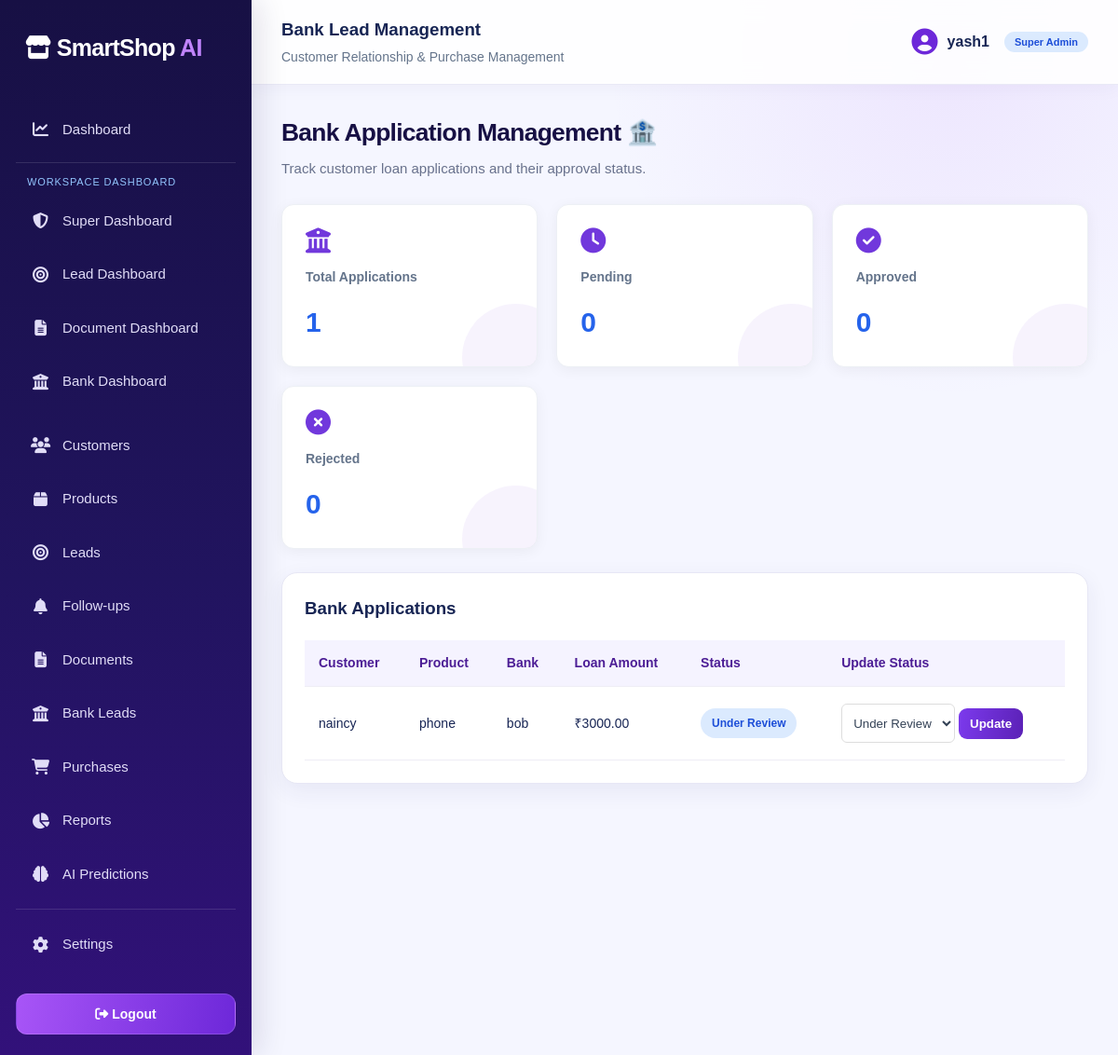
Screenshot of /banks/ (signed in) with the database file from the repository.
### crm/models.py (models this page shows, shortened)
class BankApplication(models.Model):
    STATUS_CHOICES = [
        ('PENDING', 'Pending'),
        ('REVIEW', 'Under Review'),
        ('APPROVED', 'Approved'),
        ('REJECTED', 'Rejected'),
    ]
    lead = models.OneToOneField(
        Lead,
        on_delete=models.CASCADE
    )
    bank_name = models.CharField(max_length=100)
    loan_amount = models.DecimalField(
        max_digits=12,
        decimal_places=2
    )
    status = models.CharField(
        max_length=20,
        choices=STATUS_CHOICES,
        default='PENDING'
    )

class Lead(models.Model):
    STATUS = [
        ('NEW', 'New Lead'),
        ('INTERESTED', 'Interested'),
        ('FOLLOWUP', 'Follow-up'),
        ('RETURNED', 'Customer Returned'),
        ('DOCUMENT', 'Document Verification'),
        ('BANK', 'Bank Processing'),
        ('CONVERTED', 'Purchase Completed'),
        ('LOST', 'Lost Lead'),
    ]
    shop = models.ForeignKey(
        Shop,
        on_delete=models.CASCADE
    )
    customer = models.ForeignKey(
        Customer,
        on_delete=models.CASCADE
    )
    product = models.ForeignKey(
        Product,
        on_delete=models.SET_NULL,
        null=True
    )
    assigned_to = models.ForeignKey(
        User,
        on_delete=models.SET_NULL,
        null=True,
        blank=True,
        related_name='assigned_leads'
    )
    expected_purchase_date = models.DateField(
        null=True,
        blank=True
    )
    status = models.CharField(
        max_length=20,
        choices=STATUS,
        default='NEW'
    )
    notes = models.TextField(blank=True)
    created_at = models.DateTimeField(auto_now_add=True)

class Customer(models.Model):
    shop = models.ForeignKey(
        Shop,
        on_delete=models.CASCADE
    )
    name = models.CharField(max_length=150)
    phone = models.CharField(max_length=15)
    email = models.EmailField(blank=True)
    address = models.TextField(blank=True)
    created_at = models.DateTimeField(auto_now_add=True)

class Product(models.Model):
    shop = models.ForeignKey(
        Shop,
        on_delete=models.CASCADE
    )
    name = models.CharField(max_length=150)
    category = models.CharField(max_length=100)
    price = models.DecimalField(
        max_digits=10,
        decimal_places=2
    )
    description = models.TextField(blank=True)

### crm/views.py (the view)
# urls.py: path('banks/', views.banks, name='banks'),
@login_required
def banks(request):
    if request.user.groups.filter(name='Lead Manager').exists() or \
       request.user.groups.filter(name='Document Manager').exists():
        return _role_redirect(request.user)
    applications = BankApplication.objects.select_related(
        'lead__customer',
        'lead__product'
    ).filter(
        lead__shop=get_user_shop(request.user)
    ).order_by('-id')
    context = {
        'applications': applications,
        'total_applications': applications.count(),
        'pending_count': applications.filter(
            status='PENDING'
        ).count(),
        'approved_count': applications.filter(
            status='APPROVED'
        ).count(),
        'rejected_count': applications.filter(
            status='REJECTED'
        ).count(),
    }
    return render(
        request,
        'crm/banks.html',
        context
    )

### crm/views.py (called while the page is built, shortened)
def get_user_shop(user):
    try:
        if hasattr(user, 'staff_profile') and user.staff_profile and user.staff_profile.shop_id:
            return user.staff_profile.shop
    except Exception:
        pass

### templates/crm/banks.html (shortened to what this page needs)
{% extends 'crm/base.html' %}
{% block page_heading %}Bank Lead Management{% endblock %}
{% block content %}
<div class="welcome">
    <h2>Bank Application Management 🏦</h2>
    <p>Track customer loan applications and their approval status.</p>
</div>
<div class="stats-grid">
    <div class="stat-card">
        <i class="fa-solid fa-building-columns"></i>
        <h4>Total Applications</h4>
        <h2>{{ total_applications }}</h2>
    </div>
    <div class="stat-card">
        <i class="fa-solid fa-clock"></i>
        <h4>Pending</h4>
        <h2>{{ pending_count }}</h2>
    </div>
    <div class="stat-card">
        <i class="fa-solid fa-circle-check"></i>
        <h4>Approved</h4>
        <h2>{{ approved_count }}</h2>
    </div>
    <div class="stat-card">
        <i class="fa-solid fa-circle-xmark"></i>
        <h4>Rejected</h4>
        <h2>{{ rejected_count }}</h2>
    </div>
</div>
<div class="table-container">
    <h3>Bank Applications</h3>
    <table>
        <thead>
            <tr>
                <th>Customer</th>
                <th>Product</th>
                <th>Bank</th>
                <th>Loan Amount</th>
                <th>Status</th>
                <th>Update Status</th>
            </tr>
        </thead>
        <tbody>
            {% for application in applications %}
            <tr>
                <td>
                    {{ application.lead.customer.name }}
                </td>
                <td>
                    {{ application.lead.product.name|default:"-" }}
                </td>
                <td>
                    {{ application.bank_name }}
                </td>
                <td>
                    ₹{{ application.loan_amount }}
                </td>
                <td>
                    <span class="bank-status">
                        {{ application.get_status_display }}
                    </span>
                </td>
                <td>
                    <form method="POST"
                          action="{% url 'update_bank_status' application.id %}">
                        <select name="status">
                            {% for value, label in application.STATUS_CHOICES %}
                            <option value="{{ value }}"
                                {% if application.status == value %}
                                selected
                                {% endif %}>
                                {{ label }}
                            </option>
                            {% endfor %}
                        </select>
                        <button type="submit">
                            Update
                        </button>
                    </form>
                </td>
            </tr>
            {% empty %}
            <tr>
                <td colspan="6">
                    No bank applications available.
                </td>
            </tr>
            {% endfor %}
        </tbody>
    </table>
</div>
{% endblock %}

### templates/crm/base.html (shortened to what this page needs)
{% load static %}
<!DOCTYPE html>
<html lang="en">
<head>
    <link rel="stylesheet" href="{% static 'css/app.css' %}">
    <link rel="stylesheet"
          href="https://cdnjs.cloudflare.com/ajax/libs/font-awesome/6.5.0/css/all.min.css">
</head>
<body>
<div class="layout">
    <aside class="sidebar">
        <div class="logo">
            <i class="fa-solid fa-store"></i>
            SmartShop <span>AI</span>
        </div>
        <nav>
            {% if request.user.groups.all.0.name == "Lead Manager" %}
                <a href="{% url 'lead_dashboard' %}">
                    <i class="fa-solid fa-chart-line"></i> Dashboard
                </a>
                <a href="{% url 'leads' %}">
                    <i class="fa-solid fa-bullseye"></i> Leads
                </a>
                <a href="{% url 'customers' %}">
                    <i class="fa-solid fa-users"></i> Customers
                </a>
                <a href="{% url 'followups' %}">
                    <i class="fa-solid fa-bell"></i> Follow-ups
                </a>
            {% elif request.user.is_superuser %}
                <a href="{% url 'dashboard' %}">
                    <i class="fa-solid fa-chart-line"></i> Dashboard
                </a>
                <div class="dashboard-links">
                    <small>WORKSPACE DASHBOARD</small>
                    <a href="{% url 'superuser_dashboard' %}">
                        <i class="fa-solid fa-shield-halved"></i> Super Dashboard
                    </a>
                    <a href="{% url 'lead_dashboard' %}">
                        <i class="fa-solid fa-bullseye"></i> Lead Dashboard
                    </a>
                    <a href="{% url 'document_dashboard' %}">
                        <i class="fa-solid fa-file-lines"></i> Document Dashboard
                    </a>
                    <a href="{% url 'bank_dashboard' %}">
                        <i class="fa-solid fa-building-columns"></i> Bank Dashboard
                    </a>
                </div>
                <a href="{% url 'customers' %}">
                    <i class="fa-solid fa-users"></i> Customers
                </a>
                <a href="{% url 'products' %}">
                    <i class="fa-solid fa-box"></i> Products
                </a>
                <a href="{% url 'leads' %}">
                    <i class="fa-solid fa-bullseye"></i> Leads
                </a>
                <a href="{% url 'followups' %}">
                    <i class="fa-solid fa-bell"></i> Follow-ups
                </a>
                <a href="{% url 'documents' %}">
                    <i class="fa-solid fa-file-lines"></i> Documents
                </a>
                <a href="{% url 'banks' %}">
                    <i class="fa-solid fa-building-columns"></i> Bank Leads
                </a>
                <a href="{% url 'purchases' %}">
                    <i class="fa-solid fa-cart-shopping"></i> Purchases
                </a>
                <a href="{% url 'reports' %}">
                    <i class="fa-solid fa-chart-pie"></i> Reports
                </a>
                <a href="{% url 'ai_predictions' %}">
                    <i class="fa-solid fa-brain"></i> AI Predictions
                </a>
            {% endif %}
            <div style="margin-top: 12px; padding-top: 12px; border-top: 1px solid rgba(255, 255, 255, 0.12);">
                <a href="{% url 'settings' %}">
                    <i class="fa-solid fa-gear"></i> Settings
                </a>
            </div>
        </nav>
        <div class="sidebar-bottom">
            <form method="POST" action="{% url 'logout' %}">
                <button type="submit">
                    <i class="fa-solid fa-right-from-bracket"></i>
                    Logout
                </button>
            </form>
        </div>
    </aside>
    <main class="main-content">
        <header class="topbar">
            <div>
                <h3>{% block page_heading %}Dashboard{% endblock %}</h3>
                <p>Customer Relationship & Purchase Management</p>
            </div>
            <a href="{% url 'settings' %}" class="profile" style="text-decoration:none; color:inherit;" title="Go to Settings">
                <i class="fa-solid fa-circle-user"></i>
                {{ request.user.username }}
                {% if request.user.is_superuser %}
                    <span class="badge-count" style="font-size: 11px; margin-left: 6px;">Super Admin</span>
                {% elif request.user.groups.all.0.name %}
                    <span class="badge-count" style="font-size: 11px; margin-left: 6px;">{{ request.user.groups.all.0.name }}</span>
                {% endif %}
            </a>
        </header>
        <section class="page-content">
            {% block content %}
            {% endblock %}
        </section>
    </main>
</div>
</body>
</html>

### rows the page displays
BankApplication: lead.customer.name "naincy", lead.product.name "phone", bank_name "bob", loan_amount "3000.00", status "Under Review"

### other values shown
{{ request.user.username }} "yash1"
{{ total_applications }} "1"
{{ pending_count }} "0"
{{ approved_count }} "0"
{{ rejected_count }} "0"
